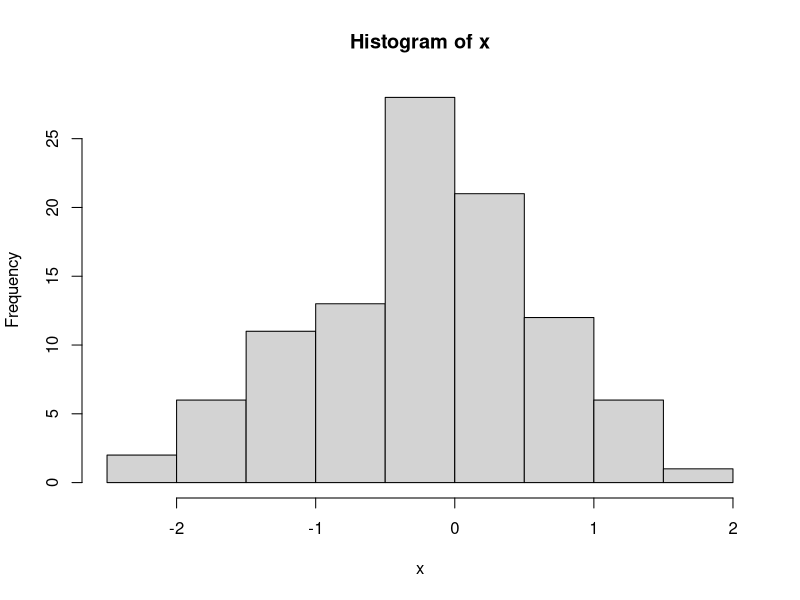
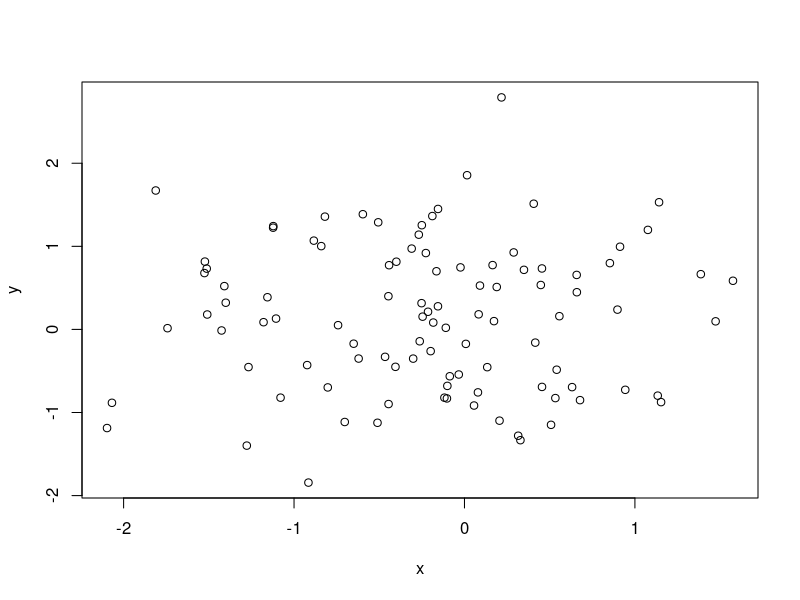
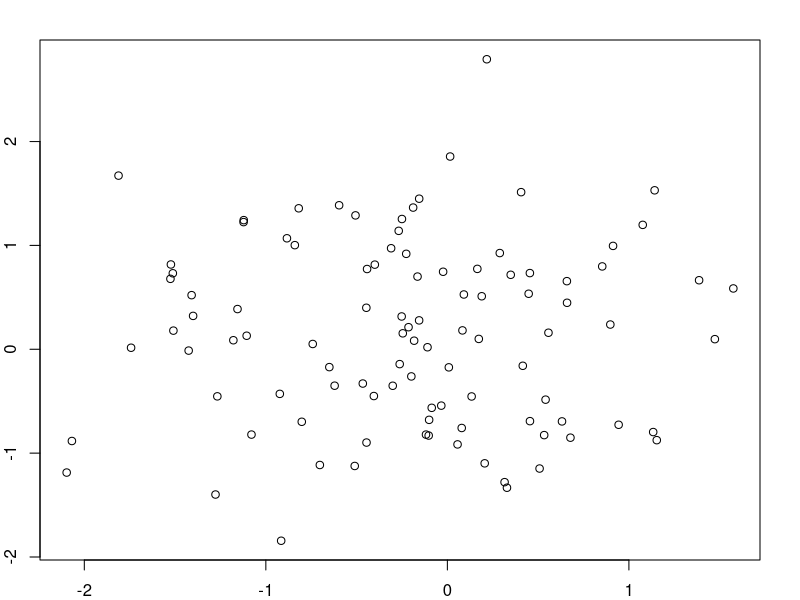
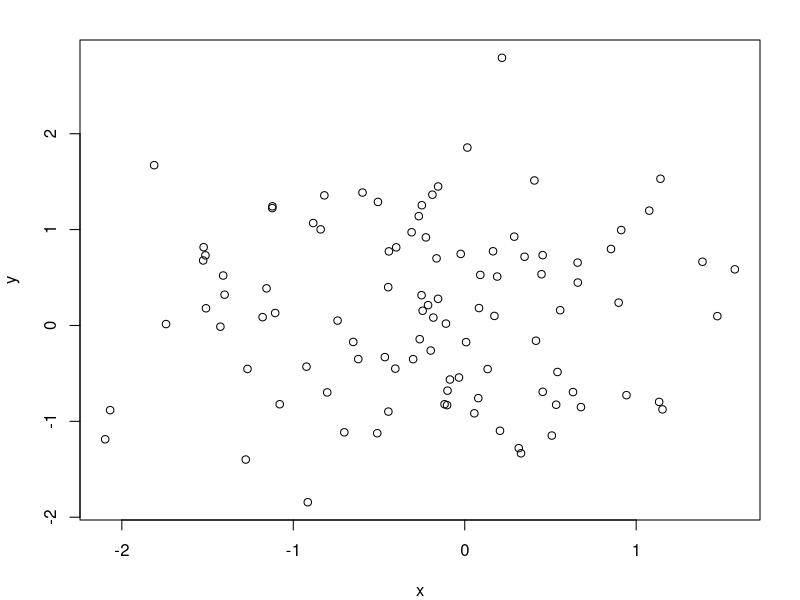
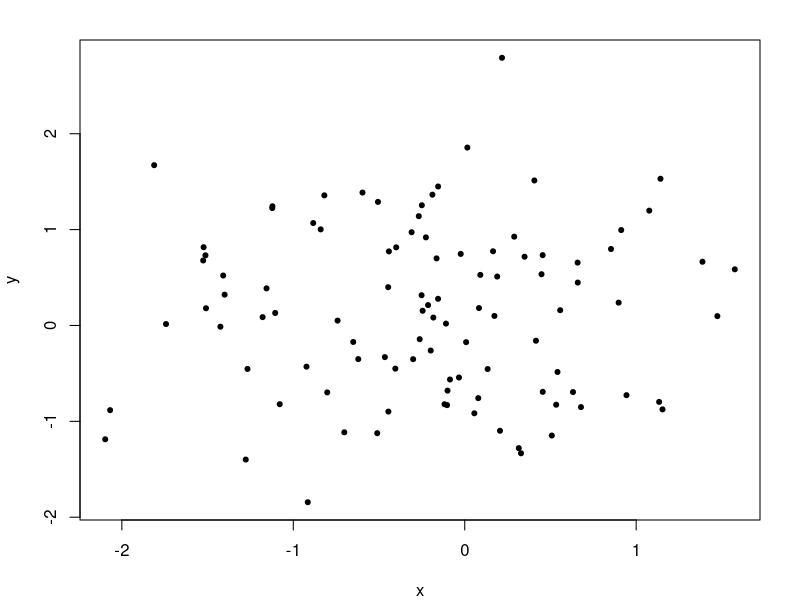
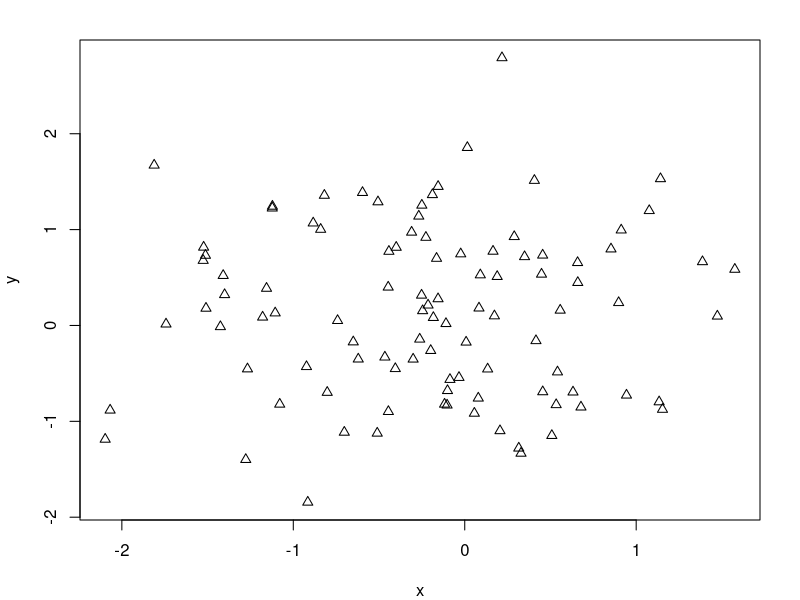
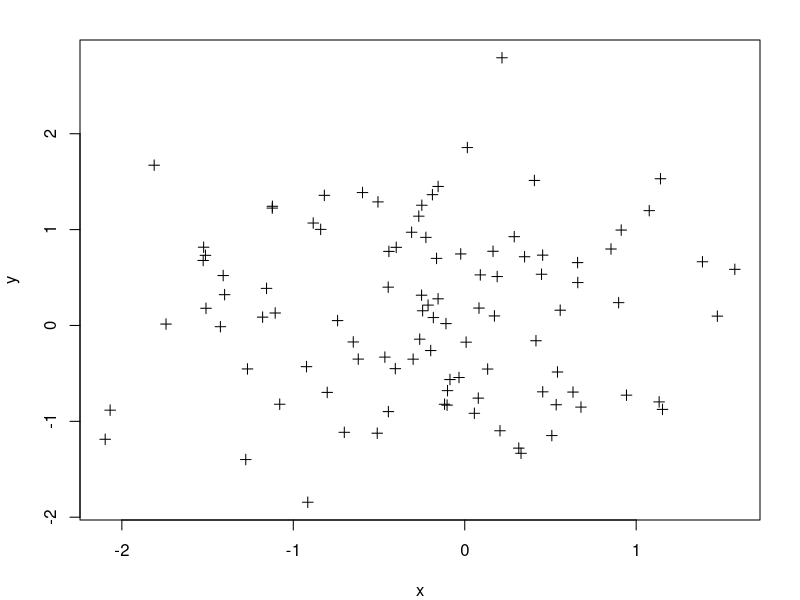
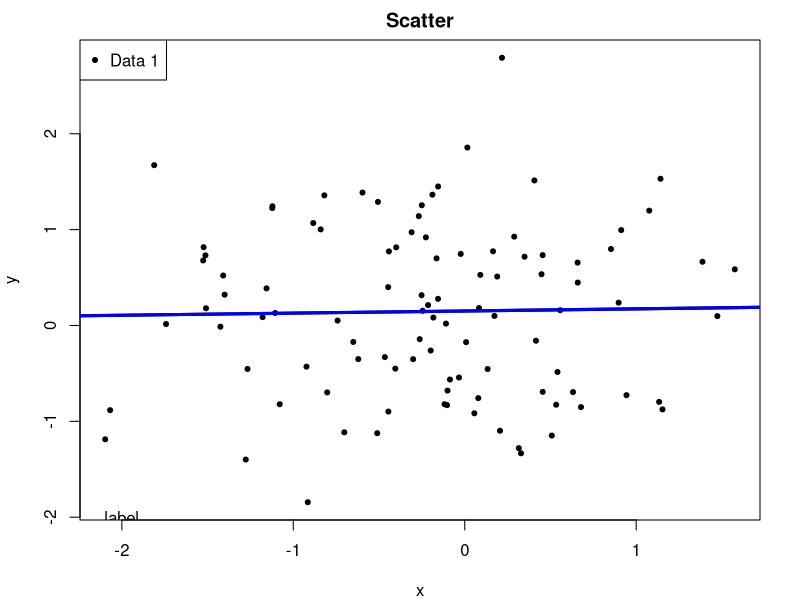

Write R code to recreate these figures, in order.
x <- rnorm(100)
hist(x)

y <- rnorm(100)
plot(x, y)

par(mar = c(2,2,2,2))
plot(x, y)

par(mar = c(4,4,2,2))
plot(x, y)

plot(x,y, pch = 20)
plot(x,y, pch = 2)
plot(x,y, pch = 3)

plot(x,y, pch = 20)
title("Scatter")
text(-2, -2, "label")
legend("topleft", legend = "Data 1", pch = 20)

fit <- lm(y ~ x)
abline(fit)
abline(fit, lwd = 3)
abline(fit, lwd = 3, col = "blue")
?abline

plot(x, y, xlab = "weight", ylab = "height", main = "Title", pch = 4)


#multi plots
z <- rpois(100, 2)
par(mfrow = c(2, 1))
plot(x, y, pch = 20)
plot(x, z, pch = 19)

par(mar = c(2,2,1,1))
plot(x, y, pch = 20)
plot(x, z, pch = 19)

#data
par(mfrow = c(1,1))
x <- rnorm(100)
y <- x + rnorm(100)

g <- gl(2, 50, labels = c("Male", "Female"))
str(g)
?gl
plot(x, y)
plot(x, y, type = "n")
points(x[g == "Male"], y[g == "Male"], col = "blue", pch = 19)
points(x[g == "Female"], y[g == "Female"], col = "pink", pch = 19)

x
x[g == "Male"]
